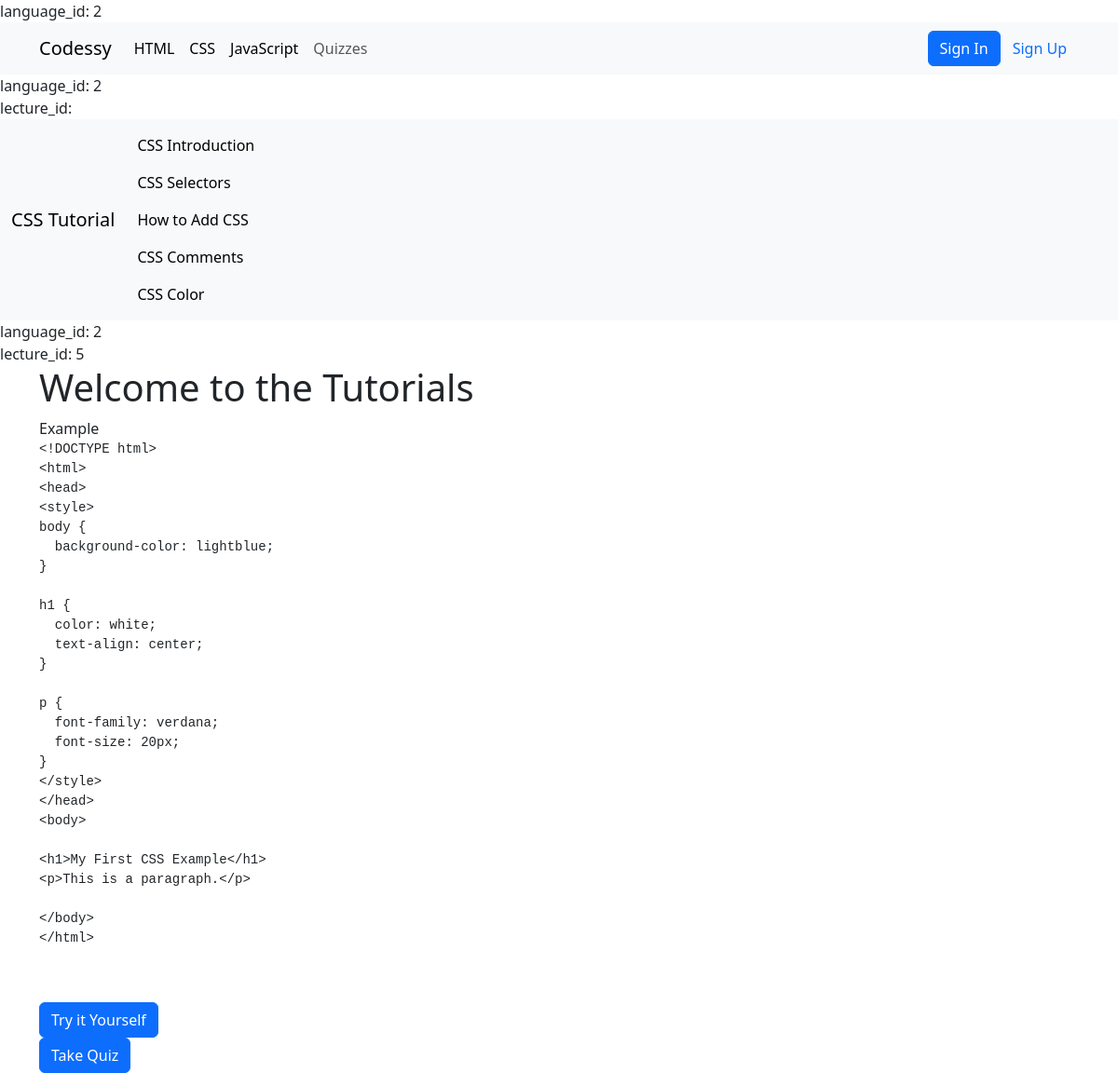
Page /lectures.php?language_id=2 on the committed database.
### tables this page shows
CREATE TABLE `programing_language` (
  `id` int(11) NOT NULL,
  `language_name` varchar(255) NOT NULL,
  `created_at` date NOT NULL
);

CREATE TABLE `lectures` (
  `id` int(11) NOT NULL,
  `admin_id` int(11) NOT NULL,
  `language_id` int(11) NOT NULL,
  `lecture_title` varchar(255) NOT NULL,
  `lecture_code` text NOT NULL,
  `created_at` date NOT NULL
);

### config.php (called while the page is built, shortened)
<?php
class Database {
    private $pdo;
    public function __construct() {
        try {
            $this->pdo = new PDO("mysql:host=" . DB_SERVER . ";dbname=" . DB_NAME, DB_USERNAME, DB_PASSWORD);
            $this->pdo->setAttribute(PDO::ATTR_ERRMODE, PDO::ERRMODE_EXCEPTION);
        } catch(PDOException $e) {
            die("ERROR: Could not connect. " . $e->getMessage());
        }
    }
    public function query($sql) {
        try {
            $stmt = $this->pdo->prepare($sql);
            $stmt->execute();
            return $stmt;
        } catch(PDOException $e) {
            return false;
        }
    }
}
$pdo = new Database();
?>

### lectures.php (the view, shortened to what this page needs)
<?php
require_once 'nav.php';
require_once 'config.php';
$id = $_GET['language_id'] ;
echo "language_id: " . htmlspecialchars($id) . "<br>";
$lecture_id = isset($_GET['lecture_id']);
if (!isset($lecture_id)) {
    $lecture_id = 1;
} else {
    $lecture_id = isset($_GET['lecture_id']);
}
echo "lecture_id: " . htmlspecialchars($lecture_id) . "<br>";
?>
<!DOCTYPE html>
<html lang="en">
<head>
</head>
<body>
   <nav class="navbar navbar-expand-lg bg-body-tertiary">
  <div class="container-fluid">
    <?php
    $result = $pdo->query("SELECT * FROM programing_language WHERE id = " . intval($id));
    foreach ($result as $row) { ?>
        <label class="navbar-brand" ><?php echo htmlspecialchars($row['language_name']); ?> Tutorial</label>
    <?php } ?>
    <div class="collapse navbar-collapse" id="navbarNav">
      <ul class="navbar-nav">
        <li class="nav-item">
          <?php
          $result = $pdo->query("SELECT * FROM  lectures WHERE language_id = " . intval($id));
          foreach ($result as $row) { ?>
            <a class="nav-link active" aria-current="page" href="lectures.php?lecture_id=<?php echo htmlspecialchars($row['id']); ?>&language_id=<?php echo htmlspecialchars($id); ?>"><?php echo htmlspecialchars($row['lecture_title']); ?></a>
          <?php } ?>
        </li>
      </ul>
    </div>
  </div>
</nav>
<?php
$id = $_GET['language_id'] ;
$lecture_id = 0;
if (!isset($_GET['lecture_id'])) {
  $sql="SELECT id FROM lectures WHERE language_id = " . intval($id) . " LIMIT 1";
  $result = $pdo->query($sql);
  $lecture_id = $result->fetchColumn();
} else {
  $lecture_id = $_GET['lecture_id'];
}
echo "language_id: " . htmlspecialchars($id) . "<br>";
echo "lecture_id: " . htmlspecialchars($lecture_id) . "<br>";
?>
<div class="container">
  <h1>Welcome to the  Tutorials</h1>
    <div class="left">
        <div>
            <label for="">Example</label>
        </div>
        <?php
        $result = $pdo->query("SELECT lecture_code FROM lectures JOIN programing_language ON lectures.language_id = programing_language.id WHERE lectures.id = " . intval($lecture_id) . " AND programing_language.id = " . intval($id));
        foreach ($result as $row) { ?>
            <div class="example">
                <pre><code><?php echo htmlspecialchars($row['lecture_code']); ?></code></pre>
            </div>
        <?php } ?>
        <div class="button">
            <a href="run.php?language_id=<?php echo htmlspecialchars($id); ?>&lecture_id=<?php echo htmlspecialchars($lecture_id); ?>" class="btn btn-primary">Try it Yourself</a>
        </div>
        <div class="button">
          <a href="quiz.php?lecture_id=<?php echo htmlspecialchars($lecture_id); ?>&language_id=<?php echo htmlspecialchars($id); ?>" class="btn btn-primary">Take Quiz</a>
        </div>
    </div>
</div>
</body>
</html>

### nav.php (shortened to what this page needs)
<?php
require_once 'config.php';
if(isset($_GET['language_id'])) {
    echo "language_id: " . htmlspecialchars($_GET['language_id']) . "<br>";
} else{
$_GET['language_id'] = 1;
}
?>
<!DOCTYPE html>
<html lang="en">
<head>
        <link href="https://cdn.jsdelivr.net/npm/bootstrap@5.3.6/dist/css/bootstrap.min.css" rel="stylesheet">
        <link rel="stylesheet" href="https://cdn.jsdelivr.net/npm/bootstrap-icons@1.11.3/font/bootstrap-icons.css">
</head>
<body>
    <nav class="navbar navbar-expand-lg bg-body-tertiary">
  <div class="container">
    <a class="navbar-brand" href="#">Codessy</a>
    <div class=" collapse navbar-collapse" id="navbarSupportedContent">
      <ul class="navbar-nav me-auto mb-2 mb-lg-0">
      <?php
      $result = $pdo->query("SELECT * FROM programing_language");
      foreach ($result as $row) { ?>
        <li class="nav-item">
          <a class="nav-link active" aria-current="page" href="lectures.php?language_id=<?php echo htmlspecialchars($row['id']); ?>"><?php echo htmlspecialchars($row['language_name']); ?></a>
        </li>
      <?php }
      ?>
        <li class="nav-item">
          <a class="nav-link" href="quiz.php?language_id=<?php echo htmlspecialchars($row['id']); ?>">Quizzes</a>
        </li>
      </ul>
      <?php
      if(!isset($_SESSION['username']) ) { ?>
       <div class="d-flex" role="search">
        <a href="login.php" class="btn btn-primary">Sign In</a>
        <a href="sign_up.php" class="btn text-primary">Sign Up</a>
      </div>
      <?php } else if(isset($_SESSION['username'])) { ?>
         <div class="dropdown">
        <button class="btn btn-secondary dropdown-toggle rounded-pill" type="button" id="dropdownMenuButton" data-bs-toggle="dropdown" aria-expanded="false">
          <i class="bi bi-person"></i>
        </button>
        <ul class="dropdown-menu dropdown-menu-start" aria-labelledby="dropdownMenuButton">
          <li><a href=""><?php echo htmlspecialchars($session->userID); ?></a></li>
          <li><a class="dropdown-item" href="profile.php">Profile</a></li>
          <li><a class="dropdown-item" href="user_dashboard.php">Dashboard</a></li>
          <li><a class="dropdown-item" href="?logout">Logout</a></li>
        </ul>
      </div>
      <?php } ?>
    </div>
  </div>
</nav>
</body>
</html>

### rows in the picture
programing_language: language_name "HTML"
programing_language: language_name "CSS"
programing_language: language_name "JavaScript"
lectures: lecture_title "CSS Introduction", id "5", lecture_code "<!DOCTYPE html> <html> <head> <style> body { background-color: lightblue; } h1 { color: white; text-align: center; } p { font-family: verdana; font-size: 20px; } </style> </head> <body> <h1>My First CSS Example</h1> <p>This is a paragraph.</p> </body> </html>"
lectures: lecture_title "CSS Selectors"
lectures: lecture_title "How to Add CSS"
lectures: lecture_title "CSS Comments"
lectures: lecture_title "CSS Color"

### other values in the picture
$_GET['language_id'] "2"
$id "2"
